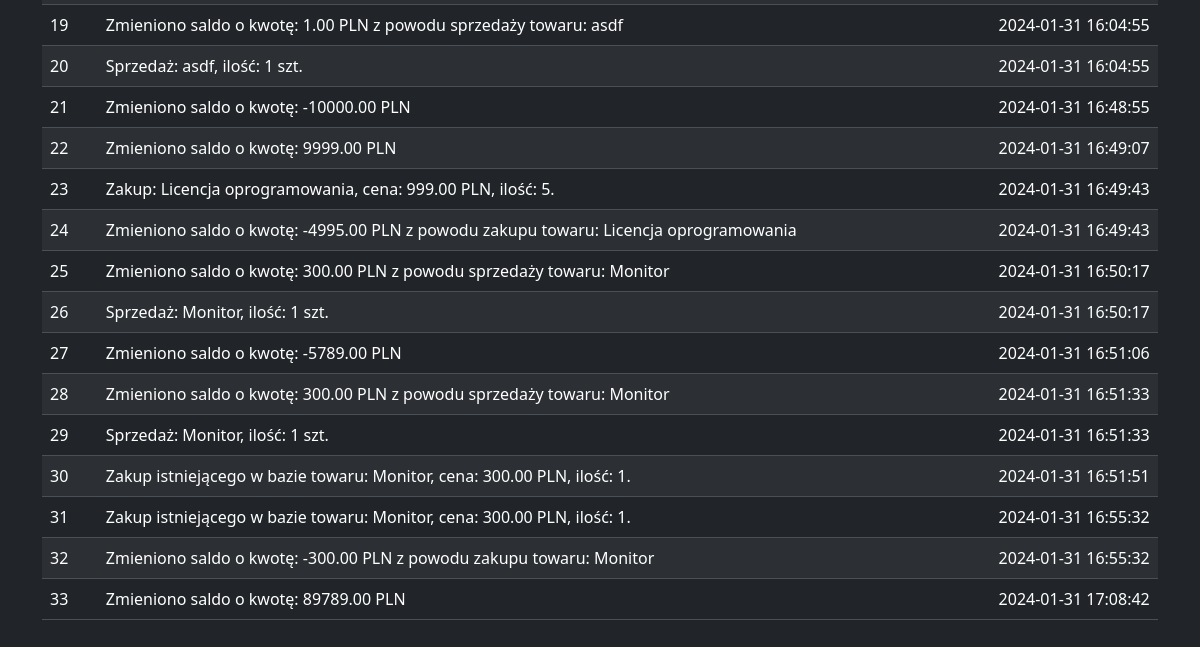
The page /historia (lower part) on the database as committed earlier.
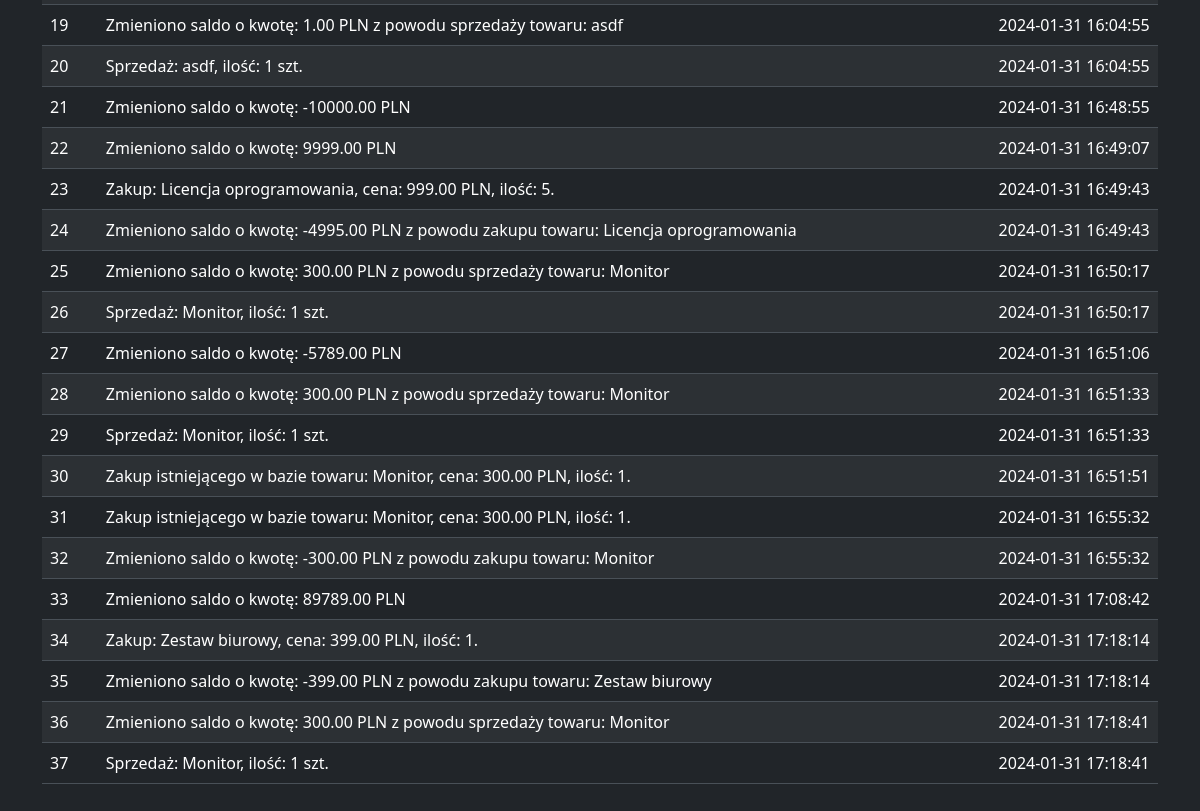
The same page on the database as committed later.
### app.py (models this page shows)
class History(db.Model):
    id = db.Column(db.Integer, primary_key=True)
    event = db.Column(db.String)
    when = db.Column(db.DateTime, server_default=func.now())
    inventory_id = db.Column(db.Integer , ForeignKey('inventory.id'))
    inventory = relationship('Inventory' , back_populates = 'historia')
    event_type_id = db.Column(db.Integer , ForeignKey('event_type.id'))
    event_type = relationship('EventType')

### app.py (the view)
@app.route('/historia')
def historia():
    przeglad_historia = History.query.all()
    return render_template('historia.html', history=przeglad_historia)

### templates/historia.html (shortened to what this page needs)
{% extends "base.html" %}
{% block content %}
      <br>
      <table style="width:100%" class="table table-striped table-hover">
                  {% for element in history %}
    <tr>
        <td style="text-align:left;" scope="row"> {{ loop.index }} </td>
        <td style="text-align:left;"> {{ element.event }} </td>
        <td style="text-align:left;"> {{ element.when }} </td>
    </tr>
                  {% endfor %}
</table>
<br>
<br>
{% endblock %}

### templates/base.html (shortened to what this page needs)
<!doctype html>
<html lang="en" data-bs-theme="dark">
  <head>
    <link href="https://cdn.jsdelivr.net/npm/bootstrap@5.3.2/dist/css/bootstrap.min.css" rel="stylesheet">
  </head>
  <body>
    {% include "menu.html" %}
    <div class="container">
    {% block content %}    {% endblock %}
  </div>
  </body>
</html>

### templates/menu.html (shortened to what this page needs)
<br>

Rows that differ between the two databases and show on the page:
added History: event "Zakup: Zestaw biurowy, cena: 399.00 PLN, ilość: 1.", when "2024-01-31 17:18:14"
added History: event "Zmieniono saldo o kwotę: -399.00 PLN z powodu zakupu towaru: Zestaw biurowy", when "2024-01-31 17:18:14"
added History: event "Zmieniono saldo o kwotę: 300.00 PLN z powodu sprzedaży towaru: Monitor", when "2024-01-31 17:18:41"
added History: event "Sprzedaż: Monitor, ilość: 1 szt.", when "2024-01-31 17:18:41"
